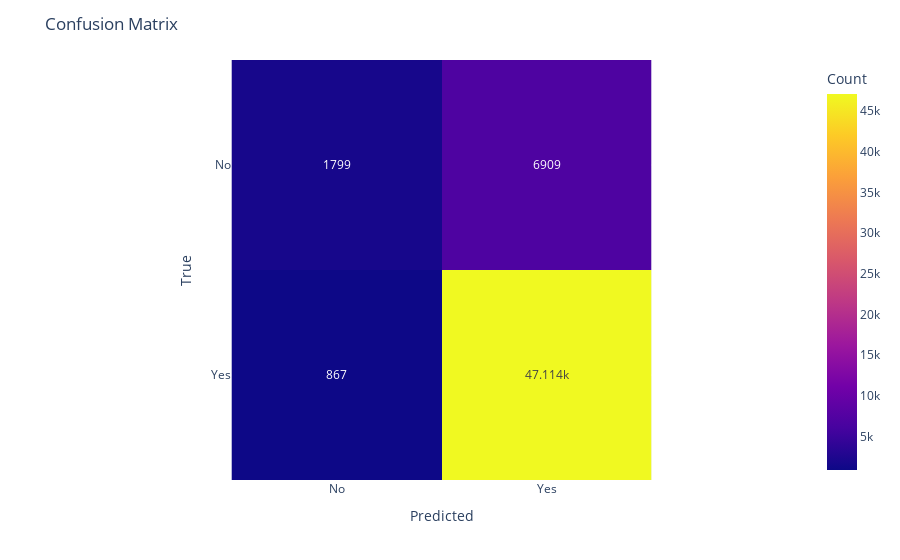

The notebook cell saved with this chart:
### Markdown cell above
## Confusion Matrix

### Code cell
import plotly.express as px
fig = px.imshow(conf_matrix, text_auto=True,labels=dict(x="Predicted", y="True", color="Count"))
fig.update_layout(title='Confusion Matrix')
fig.update_xaxes(title_text='Predicted', tickvals = [0, 1], ticktext = ['No', 'Yes'])
fig.update_yaxes(title_text='True', tickvals = [0, 1], ticktext = ['No', 'Yes'])
fig.show()

### Figure 1 — Plotly figure (JSON) as saved in the notebook; plotly's stock layout.template omitted (floating-point values rounded to 4 significant figures)
{"data": [{"coloraxis": "coloraxis", "hovertemplate": "Predicted: %{x}<br>True: %{y}<br>Count: %{z}<extra></extra>", "name": "0", "texttemplate": "%{z}", "type": "heatmap", "xaxis": "x", "yaxis": "y", "z": [[1799, 6909], [867, 47114]]}], "layout": {"coloraxis": {"colorbar": {"title": {"text": "Count"}}, "colorscale": [[0, "#0d0887"], [0.1111, "#46039f"], [0.2222, "#7201a8"], [0.3333, "#9c179e"], [0.4444, "#bd3786"], [0.5556, "#d8576b"], [0.6667, "#ed7953"], [0.7778, "#fb9f3a"], [0.8889, "#fdca26"], [1, "#f0f921"]]}, "margin": {"t": 60}, "title": {"text": "Confusion Matrix"}, "xaxis": {"anchor": "y", "constrain": "domain", "domain": [0, 1], "scaleanchor": "y", "ticktext": ["No", "Yes"], "tickvals": [0, 1], "title": {"text": "Predicted"}}, "yaxis": {"anchor": "x", "autorange": "reversed", "constrain": "domain", "domain": [0, 1], "ticktext": ["No", "Yes"], "tickvals": [0, 1], "title": {"text": "True"}}}}
